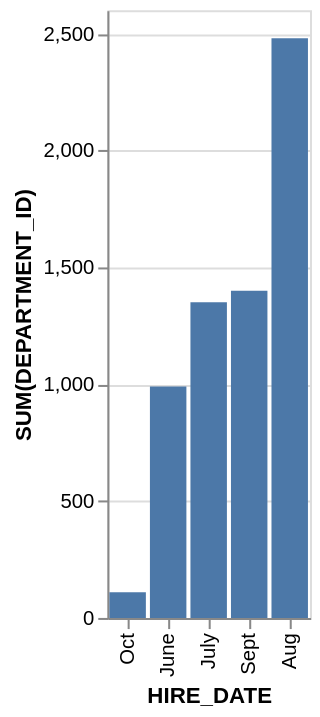

Vega-Lite specification for this chart:
### Vega-Lite specification from a JSON file in a GitHub repository (floating-point values rounded to 4 significant figures)
{"data": {"values": [{"x_data": "Oct", "y_data": 110}, {"x_data": "June", "y_data": 990}, {"x_data": "July", "y_data": 1350}, {"x_data": "Sept", "y_data": 1400}, {"x_data": "Aug", "y_data": 2480}]}, "mark": "bar", "encoding": {"x": {"field": "x_data", "type": "nominal", "title": "HIRE_DATE", "sort": {"op": "sum", "field": "y_data", "order": "ascending"}}, "y": {"field": "y_data", "type": "quantitative", "title": "SUM(DEPARTMENT_ID)"}}}
